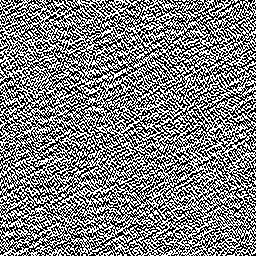
#> input picture OD_Optica_Digital/programming/exercise-05/DOEucm.bmp, 256 x 256 px
$ jupyter execute --allow-errors 'DOEs 2.ipynb'
#> lines starting #> are read from the running program, lines starting #| are printed output that depends on the picture
<div align="center">
<font size=5> Máster en Nuevas Tecnologías Electrónicas y Fotónicas </font>
</div>

<div align="center">
<font size=4> Óptica Digital, curso 2022-2023 </font>
</div>

<div align="center">
<font size=4>

</font>
</div>

<div align="center">
<font size=5> Ejercicio 5 - Elementos ópticos difractivos </font>
</div>

- **Fecha**:

- **Alumno**:  Alex Recuenco

# Introducción

En este ejercicio nos vamos a centrar en el uso de kinoformas. Éstas producen una distribución de intensidad deseada en el campo lejano. Utilizaremos dos estrategias:

- La función fft de la clase, que directamente calcula la distribución en campo lejano.
- El uso de una lente y propagar hasta la distancia focal. Esto nos permitirá el control del tamaño cambiando la focal.

Veremos el efecto de una kinoforma de amplitud y una de fase.

# Enunciados

1. Sea una kinoforma proporcionada mediante un dibujo .bmp.

    a. Cargue la imagen (DOEucm.bmp) y genere una transmitancia de amplitud. Hay una función específica dentro de Scalar_mask_XY.

    b. Obtenga la distribución de intensidad en campo lejano cuando esta kinoforma es iluminada por una onda armónica plana en incidencia normal.

    c. Convierta la imagen en una transmitancia de fase. Obtenga de nuevo la distribución de intensidad en campo lejano.

    d. Para obtener el campo lejano, utilice una lente. Obtenga la distribución de intensidad en el plano focal de la lente.

    e. Para el caso d), utilice una máscara para eliminar el orden 0.

    f. Compare los resultados.


<div class="alert alert-block alert-success">

<b>Nota:</b>

En todos los casos, especialmente en las kinoformas de amplitud, es conveniente eliminar el orden 0 de la intensidad obtenida, pues reduce la visibilidad del resultado.

    - Para la función fft, hay un parámetro específico.

    - Para campo cercano es necesario crear la máscara y multiplicarla por el resultado.

</div>

Proponga un valor para los parámetros que no vengan en el enunciado. En todos los casos, los resultados son gráficas de intensidad y fase luminosa.

<div class="alert alert-block alert-info">

<b>Consejos:</b>

    - Para una mejor observación y rapidez en los cálculos, utilice una máscara de 512 x 512 pixeles.

    - El tamaño de la máscara puede ser 1 mm.

    - Para enmascarar, utilice una abertura circular, donde el centro tenga una transmitancia 0 y los bordes una transmitancia 1.


</div>

[cell 1]
import cv2 as cv
import numpy as np


def load_img(file):
#> called with file = 'DOEucm.bmp'
    img = cv.imread(file, cv.IMREAD_GRAYSCALE)
#> img: shape (256, 256); 50.1% white; black in thin lines or dots
    return img


img_file = "DOEucm.bmp"

## Resolución

[cell 2]
from matplotlib import pyplot as plt
from numpy.typing import NDArray

loaded_img = load_img(img_file)
plt.imshow(loaded_img, cmap="gray")

[cell 3]
(resolution, resolution_sim_y) = np.array(loaded_img.shape) * 2
#> resolution = 512; resolution_sim_y = 512
assert resolution == resolution_sim_y, "Picture needs to be square"

print(resolution)
#| 512
# normalize
def _normalize_img(img: NDArray):
    img = img.astype(float)
#> img: shape (256, 256) float64; 50.1% white; black in thin lines or dots
    min_val = img.min()
#> min_val = 0
    max_val = img.max()
#> max_val = 255

    img = (img - min_val) / (max_val - min_val)
#> img: shape (256, 256) float64; values 0 (black) and 1 (white), 50.1% white; black in thin lines or dots
    return img


img = _normalize_img(loaded_img)
plt.imshow(img, cmap="gray")

[cell 4]
resized_mask = cv.resize(
    img, dsize=(resolution, resolution), interpolation=cv.INTER_NEAREST_EXACT
)
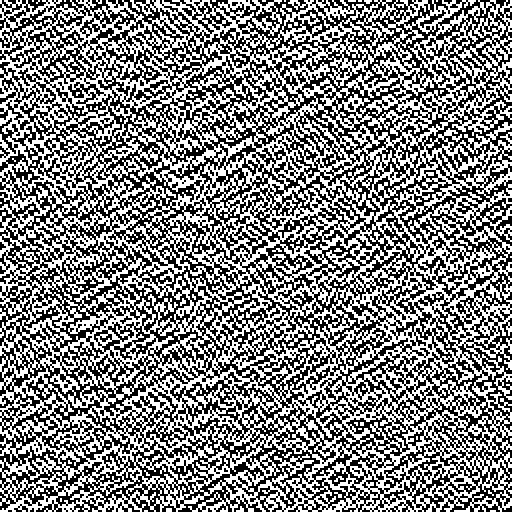
#> resized_mask: shape (512, 512) float64; values 0 (black) and 1 (white), 50.1% white; black in thin lines or dots
plt.imshow(resized_mask, cmap="gray")

### Definiciones iniciales

[cell 5]
from os import remove
from diffractio import mm, um
from diffractio.scalar_sources_XY import Scalar_source_XY
from diffractio.scalar_masks_XY import Scalar_mask_XY

#> (the rest of this cell did not finish here and is left out)

### b. Distribución de intensidad en campo lejano

#> (a cell that did not finish here is left out)

### c. Máscara de fase

Como la mascara es binaria, podemos reemplazar 0 por 1, y 1 por -1 (Cambiando el argumento por fase).

Este cambio se puede hacer con una transformacion lineal, que es mas rapida. Primero multiplicamos por -2 y luego sumamos 1

[cell 7]
phase_mask = resized_mask * (-2) + 1
#> phase_mask: shape (512, 512) float64; values -1 (black) and 1 (white), 49.9% white in thin lines or dots
